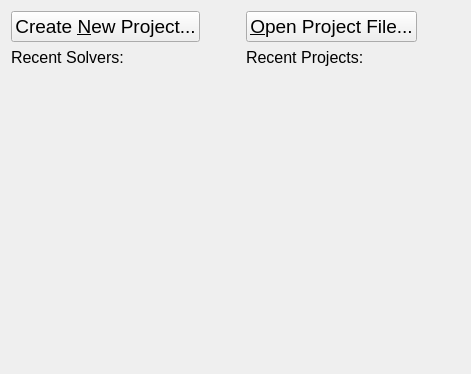
<?xml version="1.0" encoding="UTF-8"?>
<ui version="4.0">
 <class>StartPageLaunchTabWidget</class>
 <widget class="QWidget" name="StartPageLaunchTabWidget">
  <property name="geometry">
   <rect>
    <x>0</x>
    <y>0</y>
    <width>471</width>
    <height>374</height>
   </rect>
  </property>
  <property name="windowTitle">
   <string>Form</string>
  </property>
  <property name="styleSheet">
   <string notr="true">QPushButton {
	background: qlineargradient(x1: 0, y1: 0, x2: 0, y2: 1,
		stop: 0 #fafafa, stop: 0.4 #f4f4f4,
		stop: 0.5 #e7e7e7, stop: 1.0 #fafafa);

}</string>
  </property>
  <layout class="QGridLayout" name="gridLayout">
   <item row="0" column="0">
    <layout class="QHBoxLayout" name="horizontalLayout_2">
     <item>
      <widget class="QPushButton" name="newProjectButton">
       <property name="font">
        <font>
         <pointsize>14</pointsize>
        </font>
       </property>
       <property name="text">
        <string>Create &amp;New Project...</string>
       </property>
       <property name="icon">
        <iconset resource="../iricgui.qrc">
         <normaloff>:/images/iconNew.png</normaloff>:/images/iconNew.png</iconset>
       </property>
      </widget>
     </item>
     <item>
      <spacer name="horizontalSpacer_2">
       <property name="orientation">
        <enum>Qt::Horizontal</enum>
       </property>
       <property name="sizeHint" stdset="0">
        <size>
         <width>40</width>
         <height>20</height>
        </size>
       </property>
      </spacer>
     </item>
    </layout>
   </item>
   <item row="0" column="1">
    <layout class="QHBoxLayout" name="horizontalLayout">
     <item>
      <widget class="QPushButton" name="openProjectButton">
       <property name="font">
        <font>
         <pointsize>14</pointsize>
        </font>
       </property>
       <property name="text">
        <string>&amp;Open Project File...</string>
       </property>
       <property name="icon">
        <iconset resource="../iricgui.qrc">
         <normaloff>:/images/iconOpen.png</normaloff>:/images/iconOpen.png</iconset>
       </property>
       <property name="flat">
        <bool>false</bool>
       </property>
      </widget>
     </item>
     <item>
      <spacer name="horizontalSpacer">
       <property name="orientation">
        <enum>Qt::Horizontal</enum>
       </property>
       <property name="sizeHint" stdset="0">
        <size>
         <width>40</width>
         <height>20</height>
        </size>
       </property>
      </spacer>
     </item>
    </layout>
   </item>
   <item row="1" column="0">
    <widget class="QLabel" name="recentSolversLabel">
     <property name="font">
      <font>
       <pointsize>12</pointsize>
      </font>
     </property>
     <property name="text">
      <string>Recent Solvers:</string>
     </property>
    </widget>
   </item>
   <item row="1" column="1">
    <widget class="QLabel" name="recentProjectsLabel">
     <property name="font">
      <font>
       <pointsize>12</pointsize>
      </font>
     </property>
     <property name="text">
      <string>Recent Projects:</string>
     </property>
    </widget>
   </item>
   <item row="2" column="0">
    <widget class="StartPageRecentSolverList" name="recentSolversList" native="true">
     <property name="sizePolicy">
      <sizepolicy hsizetype="Expanding" vsizetype="Expanding">
       <horstretch>0</horstretch>
       <verstretch>0</verstretch>
      </sizepolicy>
     </property>
    </widget>
   </item>
   <item row="2" column="1">
    <widget class="StartPageRecentProjectList" name="recentProjectsList" native="true">
     <property name="sizePolicy">
      <sizepolicy hsizetype="Expanding" vsizetype="Expanding">
       <horstretch>0</horstretch>
       <verstretch>0</verstretch>
      </sizepolicy>
     </property>
    </widget>
   </item>
  </layout>
 </widget>
 <customwidgets>
  <customwidget>
   <class>StartPageRecentProjectList</class>
   <extends>QWidget</extends>
   <header>startpagerecentprojectlist.h</header>
   <container>1</container>
  </customwidget>
  <customwidget>
   <class>StartPageRecentSolverList</class>
   <extends>QWidget</extends>
   <header>startpagerecentsolverlist.h</header>
   <container>1</container>
  </customwidget>
 </customwidgets>
 <resources>
  <include location="../iricgui.qrc"/>
 </resources>
 <connections/>
</ui>
